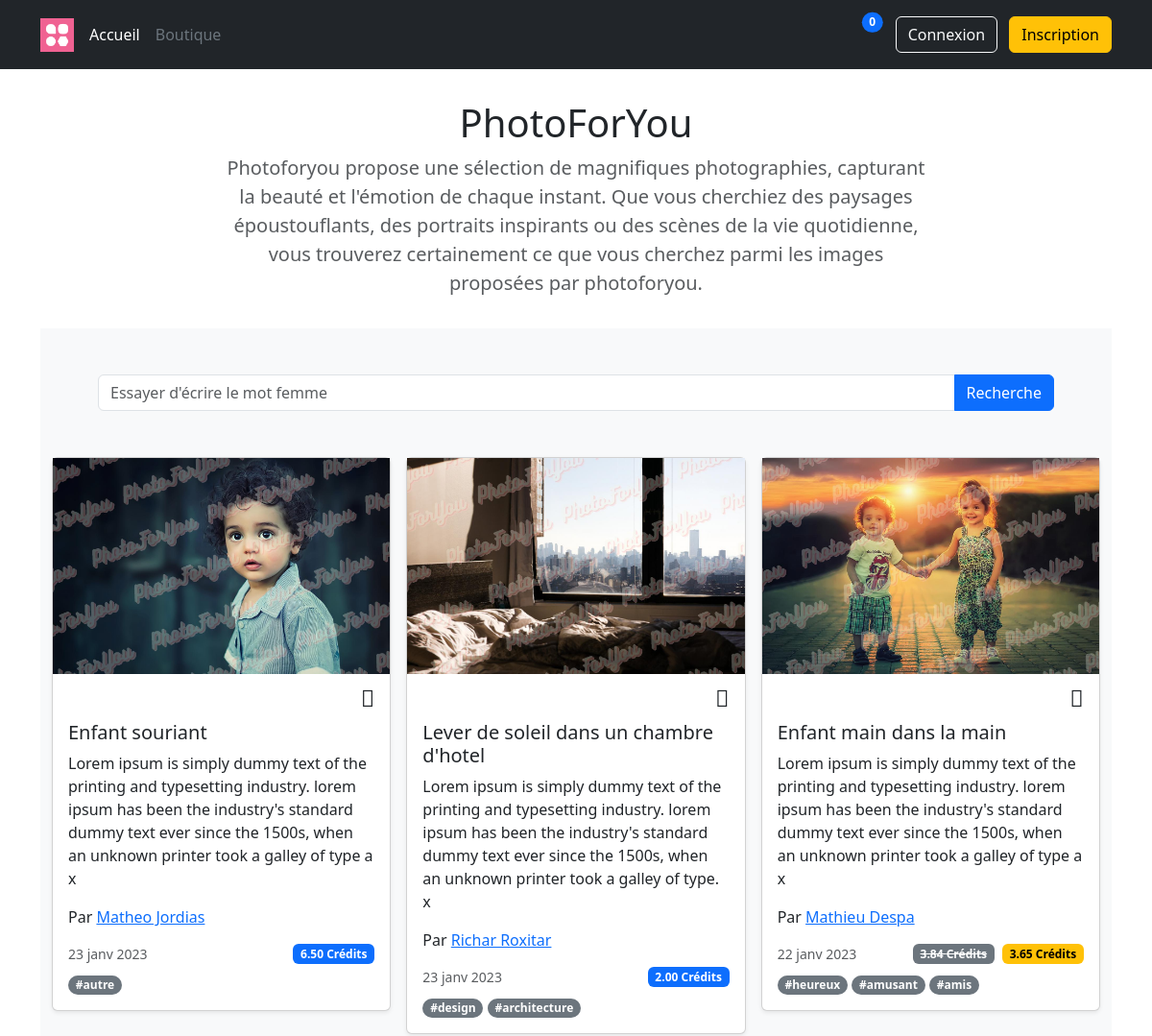
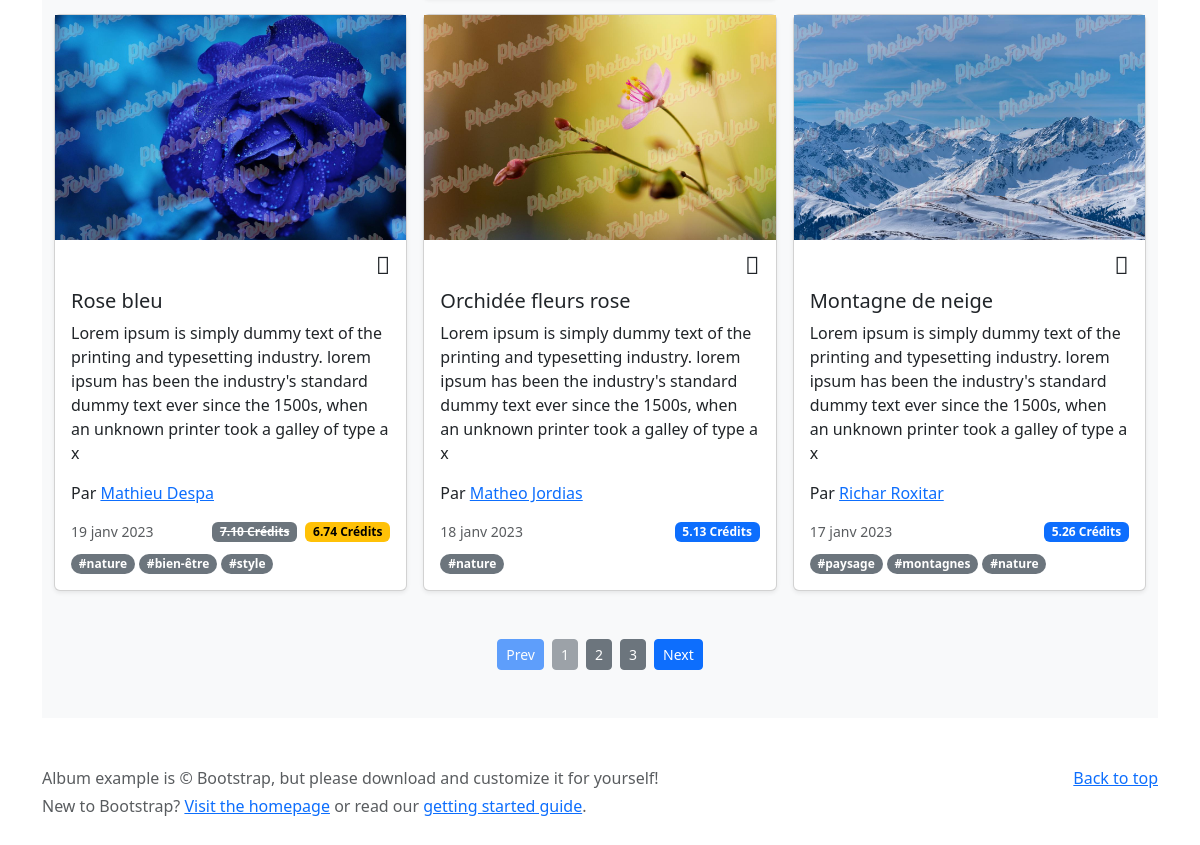
The page / on the database its author committed (2 pictures, top to bottom).
### tables this page shows
CREATE TABLE `photo` (
  `idPhoto` int(11) NOT NULL AUTO_INCREMENT,
  `creditPricePhoto` decimal(9,2) NOT NULL,
  `isBuyPhoto` int(11) DEFAULT NULL,
  `titlePhoto` varchar(70) NOT NULL,
  `descriptionPhoto` mediumtext NOT NULL,
  `datePublicPhoto` datetime NOT NULL DEFAULT CURRENT_TIMESTAMP,
  `idUserPhotographer` int(11) NOT NULL,
  PRIMARY KEY (`idPhoto`)
);

CREATE TABLE `user` (
  `idUser` int(11) NOT NULL AUTO_INCREMENT,
  `surnameUser` varchar(45) DEFAULT NULL,
  `nameUser` varchar(45) DEFAULT NULL,
  `emailUser` varchar(45) DEFAULT NULL,
  `passwordUser` varchar(150) DEFAULT NULL,
  `rankUser` int(11) NOT NULL DEFAULT '0',
  `creditUser` decimal(9,2) NOT NULL DEFAULT '0.00',
  `reductionCreditUser` varchar(45) DEFAULT NULL,
  `isBanUser` tinyint(4) DEFAULT '0',
  PRIMARY KEY (`idUser`),
  UNIQUE KEY `emailUser_UNIQUE` (`emailUser`)
);

### assets/config/global.inc.php (called while the page is built, shortened)
<?php
    $defaultLanguage = "fr";

### assets/class/PhotoManager.class.php (called while the page is built, shortened)
<?php
    class PhotoManager extends Outils {
        private $_db;
        private function setDB(PDO $db) {
            $this->_db = $db;
        }
        public function recupArticlesNoBuy($tag, $fichesLimiteParPage, $ficheDeDepart, $count=false, $search = null) {
            if($count) {
                $afficheCount = "COUNT(*)";
            } else {
                $afficheCount = "photo.*";
            }
            $requete = "SELECT $afficheCount, IFNULL(GROUP_CONCAT(tag.nameTag), 'autre') as nameTag, user.nameUser, user.surnameUser, user.idUser, user.reductionCreditUser, user.rankUser";
            $requete .= " FROM photo";
            $requete .= " LEFT JOIN tagforphoto ON photo.idPhoto = tagforphoto.idPhoto";
            $requete .= " LEFT JOIN tag ON tagforphoto.idTag = tag.idTag";
            $requete .= " LEFT JOIN user ON photo.idUserPhotographer = user.idUser";
            $requete .= " WHERE photo.isBuyPhoto IS NULL";
            $requete .= " GROUP BY photo.idPhoto";
            $requete .= " ORDER BY photo.datePublicPhoto DESC";
            if(!$count) {
                if($fichesLimiteParPage >= 1) {
                    $requete .= " LIMIT $ficheDeDepart,$fichesLimiteParPage";
                }
            }
            $q = $this->_db->prepare($requete);
            if(!is_null($tag)) {
                $q->execute([
                    ':tag' => $tag,
                    ':search' => '%'.$search.'%'
                ]);
            } else {
                $q->execute([
                    ':search' => '%'.$search.'%'
                ]);
            }
            return $q->fetchAll(PDO::FETCH_ASSOC);
        }
    }

### assets/class/Outils.class.php (the view, shortened to what this page needs)
<?php
    class Outils {
        public function isConnected() {
            return false;
        }
        public function generateImageBlock($data) {
            $title = ucfirst($data[0]);
            $description = ucfirst($data[1]);
            $linkImage = "";
            $date = $this->formatDate($data[3]);
            $price = $data[4];
            $id = (int) $data[6];
            $photographe = ucwords($data[7]);
            $idPhotographe = $data[8];
            $reductionPhotographe = (int) $data[9];
            $ifPhotographer = (int) $data[10];
            $code = "<div class='col'>";
            $code .= "<div class='card shadow-sm'>";
            $image = scandir("assets/images/photos");
            for($i=0;$i<count($image);$i++) {
                if($image[$i] != "." and $image[$i] != "..") {
                    $image[$i] = explode("_", $image[$i]);
                    if($image[$i][0] == $id) {
                        if($image[$i][1] == 'demo') {
                            $linkImage = '/assets/images/photos/'.$image[$i][0].'_'.$image[$i][1].'_'.$image[$i][2];
                        }
                    }
                }
            }
            $code .= "<a href='$linkImage' target='_blank'><img src='$linkImage' width='100%' height='225' role='img'></a>";
            $code .= "<div class='card-body'>";
            $code .= "<div class='d-flex justify-content-end align-items-center mt-2 mb-4'>";
            if(isset($_COOKIE['cardShopping'])) {
                $cookieCardShopping = explode("|", $_COOKIE['cardShopping']);
                if(in_array($id, $cookieCardShopping)) {
                   $class = "fa-badge-check text-success";
                } else {
                    $class = "fa-cart-plus";
                }
            } else {
                $class = "fa-cart-plus";
            }
            if($ifPhotographer) {
                $code .= "<i id='article-$id' class='fa-duotone $class fa-xl' onclick='addCardShopping($id)'></i>";
            }
            $code .= "</div>";
            $code .= "<h5>$title</h5>";
            $code .= "<p class='card-text'>$description <br>";
            $hauteurImage = $tailleImage[1];
            $longueurImage = $tailleImage[0];
            $code .= "$longueurImage x $hauteurImage</p>";
            $code .= "<p class='card-text'>Par <a href='/profil.php?id=$idPhotographe'>$photographe</a></p>";
            $code .= "<div class='d-flex justify-content-between align-items-center'>";
            $code .= "<small class='text-muted'>$date</small>";
            $code .= "<div class='btn-group'>";
            if($reductionPhotographe > 0) {
                $code .= "<span class='badge text-bg-secondary'><del>$price Crédits</del></span>";
                $code .= "<span class='m-1'></span>";
                $price = round($price-($price*$reductionPhotographe/100),2);
                $code .= "<span class='badge text-bg-warning'>$price Crédits</span>";
            } else {
                $code .= "<span class='badge text-bg-primary'>$price Crédits</span>";
            }
            $code .= "</div>";
            $code .= "</div>";
            $code .= "<div class='mt-2'>";
            $tags = explode(",", $data[5]);
            for($i=0;$i<count($tags);$i++) {
                $tag = $tags[$i];
                $code .= "<span class='badge rounded-pill bg-secondary mr-5'  onclick='location.href = \"/?page=1&tag=$tag\";'>#$tag</span> ";
            }
            $code .= "</div>";
            $code .= "</div>";
            $code .= "</div>";
            $code .= "</div>";
            return $code;
        }
        public function generateTitleBlok($title,$description) {
            $code = "<section class='py-3 text-center container'>";
            $code .= "<div class='row'>";
            $code .= "<div class='col-lg-8 col-md-8 mx-auto'>";
            $code .= "<h1 class='fw-light'>$title</h1>";
            $code .= "<p class='lead text-muted'>$description</p>";
            $code .= "</div>";
            $code .= "</div>";
            $code .= "</section>";
            return $code;
        }
        public function countCardShopping() {
            return 0;
        }
        public function formatDate($date) {
            $month_name = date("F", strtotime($date));
            switch ($month_name) {
              case "January":
                  $month_name = "janvier";
                  break;
              }
              if(strlen($month_name)>3){
                  $month_name = substr($month_name,0,4);
              }
              return date("d ", strtotime($date)).$month_name.date(" Y", strtotime($date));
          }
    }

### index.php (shortened to what this page needs)
<?php
    include_once $_SERVER['DOCUMENT_ROOT'].'/assets/config/functions.inc.php';
    $menu = "accueil";
    $outil = new Outils;
    $photoManager = new PhotoManager($db);
    if(!isset($_GET['page'])) {
        $pagination['actual'] = 1;
    } else {
        $pagination['actual'] = (int) $_GET['page'];
    }
	$pagination['limit'] = 6;
	$pagination['ficheStart'] = ($pagination['actual']-1)*$pagination['limit'];
    if(!isset($_GET['tag'])) {
	    $pagination['total'] = count($photoManager->recupArticlesNoBuy(null,null,null,true));
    } else {
	    $pagination['total'] = count($photoManager->recupArticlesNoBuy($_GET['tag'],null,null,true));
        if(isset($_GET['search'])) {
            $pagination['total'] = count($photoManager->recupArticlesNoBuy($_GET['tag'],null,null,true,$_GET['search']));
        }
    }
	$pagination['page'] = (int) ceil($pagination['total']/$pagination['limit']);
    if(!isset($_GET['tag'])) {
        $dataPhoto = $photoManager->recupArticlesNoBuy(null,$pagination['limit'],$pagination['ficheStart']);
    }
    $ifPhotographer = true;
?>
<!DOCTYPE html>
<html lang="<?= $defaultLanguage; ?>">
<head>
    <?php include_once($headerLink); ?>
</head>
<body>
    <?php include_once($headerPath); ?>
    <main>
        <?= $outil->generateTitleBlok("PhotoForYou","Photoforyou propose une sélection de magnifiques photographies, capturant la beauté et l'émotion de chaque instant. Que vous cherchiez des paysages époustouflants, des portraits inspirants ou des scènes de la vie quotidienne, vous trouverez certainement ce que vous cherchez parmi les images proposées par photoforyou."); ?>
    <div class="container">
        <div class="album py-5 bg-light">
            <div class="container">
                <form method="POST">
                <div class="input-group mb-5 px-5">
                    <input type="text" name="search" class="form-control" aria-label="Sizing example input" placeholder="Essayer d'écrire le mot femme" value="<?php if(isset($_POST['search'])) {echo(htmlspecialchars($_POST['search']));} ?>" aria-describedby="inputGroup-sizing-default">
                    <button class="btn btn-primary" name="valid">Recherche</button>
                </div>
                </form>
                <div class="row row-cols-1 row-cols-sm-2 row-cols-md-3 g-3">
                    <?php foreach($dataPhoto as $photo): ?>
                    <?= $outil->
                    generateImageBlock(
                        [
                            $photo['titlePhoto'],
                            $photo['descriptionPhoto'],
                            "/assets/images/photos/".$photo['idPhoto'],
                            $photo['datePublicPhoto'],
                            $photo['creditPricePhoto'],
                            $photo['nameTag'],
                            $photo['idPhoto'],
                            $photo['nameUser']." ".$photo['surnameUser'],
                            $photo['idUser'],
                            $photo['reductionCreditUser'],
                            $ifPhotographer
                        ]
                    );
                    ?>
                    <?php endforeach; ?>
                </div>
            </div>
            <div class="d-flex justify-content-center mt-5 gap-2">
                <?php if($pagination['actual']-1 <= 0): ?>
                    <button class="btn btn-primary btn-sm disabled">Prev</button>
                <?php else: ?>
                    <button onclick="location.href = '/?page=<?= $pagination['actual']-1 ?>';" class="btn btn-primary btn-sm">Prev</button>
                <?php endif; ?>
                <?php for($i=-5;$i<6;$i++): ?>
                    <?php if($i+$pagination['actual']>0 AND $i+$pagination['actual']<=$pagination['page']): ?>
                    <button onclick="location.href = '/?page=<?= $i+$pagination['actual'] ?><?php if(isset($_GET['tag'])) {echo('&tag='.$_GET['tag']);} ?><?php if(isset($_GET['search'])) {echo('&search='.$_GET['search']);} ?>';" type="button" class="btn btn-sm btn-secondary <?php if($i+$pagination['actual']==$pagination['actual']) {echo("disabled");}?>"><?= $i+$pagination['actual']; ?></button>
                    <?php endif; ?>
                <?php endfor; ?>
                <?php if($pagination['actual'] >= $pagination['page']): ?>
                    <button class="btn btn-primary btn-sm disabled">Next</button>
                <?php else: ?>
                    <button onclick="location.href = '/?page=<?= $pagination['actual']+1 ?>';" class="btn btn-primary btn-sm">Next</button>
                <?php endif; ?>
            </div>
        </div>
    </main>
    <?php include_once($footerPath); ?>
</body>
</html>

### assets/partials/link.inc.php (shortened to what this page needs)
<link rel="stylesheet" href="/assets/css/style.css">
<link href="https://cdn.jsdelivr.net/npm/bootstrap@5.3.0-alpha1/dist/css/bootstrap.min.css" rel="stylesheet">
<link rel="stylesheet"  href="https://site-assets.fontawesome.com/releases/v6.2.1/css/all.css" >

### assets/partials/header.inc.php (shortened to what this page needs)
<?php
    $isConnected = $outil->isConnected();
    $totalCardShopping = $outil->countCardShopping();
    $ifPhotographer = true;
?>
<header class="p-3 mb-3 text-bg-dark">
    <div class="container">
        <div class="d-flex flex-wrap align-items-center justify-content-center justify-content-lg-start">
            <a href="/" class="d-flex align-items-center mb-2 mb-lg-0 text-white text-decoration-none">
                <img class='bi me-2' src='/assets/images/logo/logo.png' width='35' height='35'>
            </a>
            <ul class="nav col-12 col-lg-auto me-lg-auto mb-2 justify-content-center mb-md-0">
                <li><a href="/" class="nav-link px-2 text-<?php if($menu == "accueil") {echo "white";} else {echo "secondary";} ?>">Accueil</a></li>
                <?php if($ifPhotographer): ?>
                <li><a href="/shop.php" class="nav-link px-2 text-<?php if($menu == "boutique") {echo "white";} else {echo "secondary";} ?>">Boutique</a></li>
                <?php endif; ?>
            </ul>
            <div class="text-end">
                <?php if($ifPhotographer): ?>
                <span class="position-relative me-4" onclick="location.href = '/cardShopping.php';">
                    <span id='notifCardShopping' class="position-absolute top-0 start-100 translate-middle badge rounded-pill bg-primary">
                        <?= $totalCardShopping ?>
                    </span>
                </span>
                <?php endif; ?>
                <?php if(!$isConnected): ?>
                    <button type="button" class="btn btn-outline-light me-2" onclick="location.href = '/login.php';">Connexion</button>
                    <button type="button" class="btn btn-warning" onclick="location.href = '/register.php';">Inscription</button>
                <?php else: ?>
                    <button type="button" class="btn btn-outline-warning me-2" onclick="location.href = '/profil.php';">Profil</button>
                    <button type="button" class="btn btn-danger me-2" onclick="location.href = '/deco.php';">Déconnexion</button>
                <?php endif; ?>
            </div>
        </div>
    </div>
</header>

### assets/partials/footer.inc.php
<footer class="text-muted py-5">
  <div class="container">
    <p class="float-end mb-1">
      <a href="#">Back to top</a>
    </p>
    <p class="mb-1">Album example is © Bootstrap, but please download and customize it for yourself!</p>
    <p class="mb-0">New to Bootstrap? <a href="/">Visit the homepage</a> or read our <a href="/docs/5.3/getting-started/introduction/">getting started guide</a>.</p>
  </div>
</footer>

### assets/css/style.css (style rules this page uses)
img { object-fit: cover; }
.badge, i { cursor: pointer; }

### rows shown on the page
photo: shows a picture, titlePhoto "Enfant souriant", descriptionPhoto "Lorem ipsum is simply dummy text of the printing and typesetting industry. lorem ipsum has been the industry's standard dummy text ever since the 1500s, when an unknown printer took a galley of type a", photographe "Matheo Jordias", datePublicPhoto "23 janv 2023", creditPricePhoto "6.50", tag "autre"
photo: shows a picture, titlePhoto "Lever de soleil dans un chambre d'hotel", descriptionPhoto "Lorem ipsum is simply dummy text of the printing and typesetting industry. lorem ipsum has been the industry's standard dummy text ever since the 1500s, when an unknown printer took a galley of type.", photographe "Richar Roxitar", datePublicPhoto "23 janv 2023", creditPricePhoto "2.00", tag "design", tag "architecture"
photo: shows a picture, titlePhoto "Enfant main dans la main", descriptionPhoto "Lorem ipsum is simply dummy text of the printing and typesetting industry. lorem ipsum has been the industry's standard dummy text ever since the 1500s, when an unknown printer took a galley of type a", photographe "Mathieu Despa", datePublicPhoto "22 janv 2023", creditPricePhoto "3.84", creditPricePhoto.reductionCreditUser "3.65", tag "heureux", tag "amusant", tag "amis"
photo: shows a picture, titlePhoto "Rose bleu", descriptionPhoto "Lorem ipsum is simply dummy text of the printing and typesetting industry. lorem ipsum has been the industry's standard dummy text ever since the 1500s, when an unknown printer took a galley of type a", photographe "Mathieu Despa", datePublicPhoto "19 janv 2023", creditPricePhoto "7.10", creditPricePhoto.reductionCreditUser "6.74", tag "nature", tag "bien-être", tag "style"
photo: shows a picture, titlePhoto "Orchidée fleurs rose", descriptionPhoto "Lorem ipsum is simply dummy text of the printing and typesetting industry. lorem ipsum has been the industry's standard dummy text ever since the 1500s, when an unknown printer took a galley of type a", photographe "Matheo Jordias", datePublicPhoto "18 janv 2023", creditPricePhoto "5.13", tag "nature"
photo: shows a picture, titlePhoto "Montagne de neige", descriptionPhoto "Lorem ipsum is simply dummy text of the printing and typesetting industry. lorem ipsum has been the industry's standard dummy text ever since the 1500s, when an unknown printer took a galley of type a", photographe "Richar Roxitar", datePublicPhoto "17 janv 2023", creditPricePhoto "5.26", tag "paysage", tag "montagnes", tag "nature"

### other values the page prints
$totalCardShopping "0"
$title "PhotoForYou"
$i+$pagination['actual'] "1"
$i+$pagination['actual'] "2"
$i+$pagination['actual'] "3"
